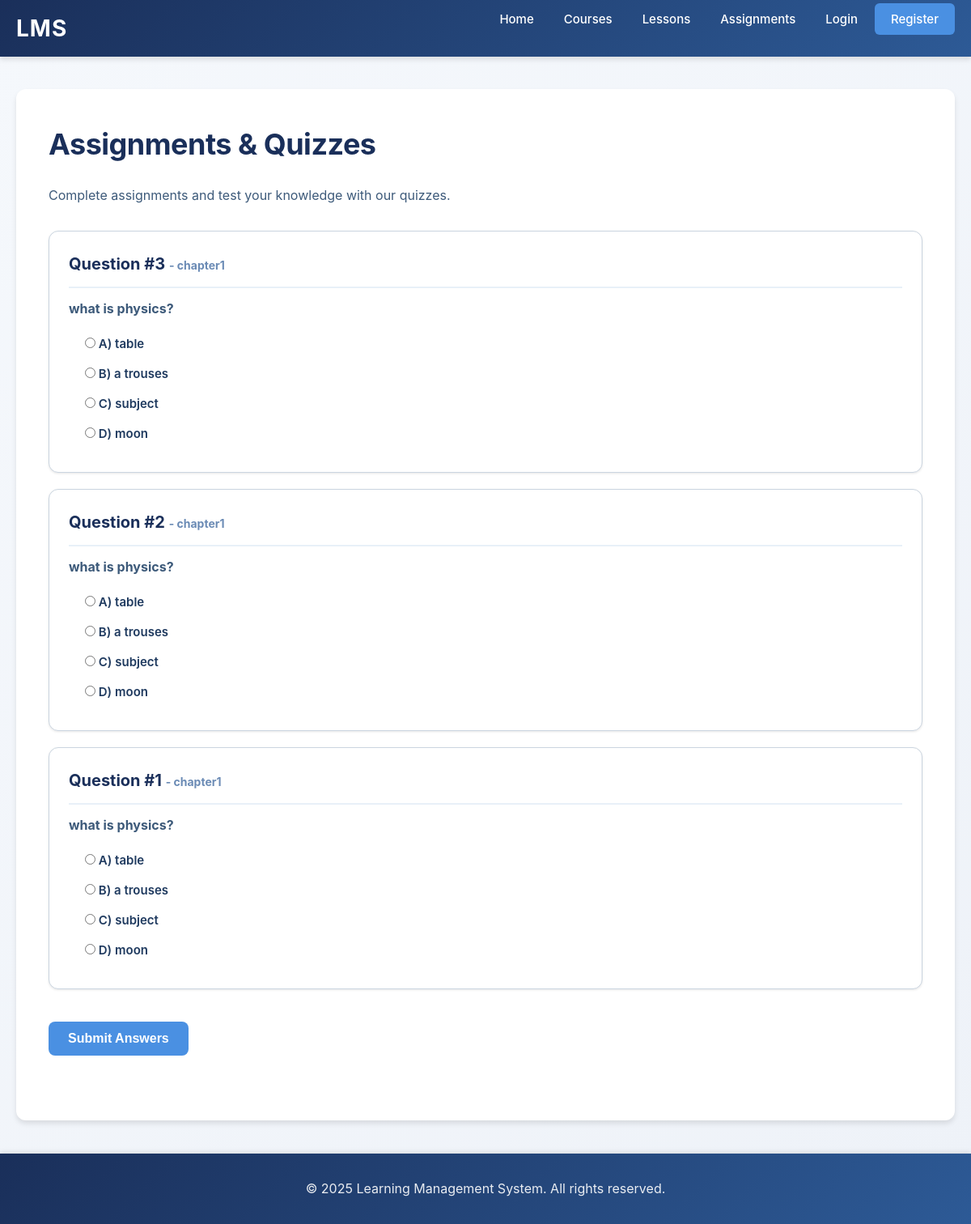
The app's page /assignments with its own data.
### tables this page shows
CREATE TABLE msqs (
        id INTEGER PRIMARY KEY AUTOINCREMENT,
        topic_id INTEGER,
        question TEXT,
        option_a TEXT,
        option_b TEXT,
        option_c TEXT,
        option_d TEXT,
        correct_answer TEXT,
        wrong_answer TEXT,
        FOREIGN KEY (topic_id) REFERENCES topics(id)
);

CREATE TABLE topics (
        id INTEGER PRIMARY KEY AUTOINCREMENT,
        course_id INTEGER NOT NULL,
        title TEXT unique,
        subtitle TEXT,
        FOREIGN KEY (course_id) REFERENCES courses(id)
 );

### app.py (the view)
@app.route("/assignments")
def assignments():
    try:
        conn = get_db_connection()
        cursor = conn.cursor()
        cursor.execute("""
            SELECT m.id, m.question, t.title as topic_title,
                   m.option_a, m.option_b, m.option_c, m.option_d
            FROM msqs m
            LEFT JOIN topics t ON m.topic_id = t.id
            ORDER BY m.id DESC
            LIMIT 20
        """)
        assignments_data = cursor.fetchall()
        conn.close()
    except sqlite3.OperationalError:
        assignments_data = []
    return render_template('assignments.html', assignments=assignments_data)

### app.py (called while the page is built)
def get_db_connection(db_name="lms.db"):
    conn = sqlite3.connect(db_name)
    conn.row_factory = sqlite3.Row
    return conn

### templates/assignments.html (shortened to what this page needs)
{% extends 'base.html' %}
{% block content %}
    <h1>Assignments & Quizzes</h1>
    <p>Complete assignments and test your knowledge with our quizzes.</p>
    {% if assignments %}
        <div class="section mt-30">
            {% for assignment in assignments %}
                <div class="card mb-20">
                    <div class="card-header">
                        Question #{{ assignment.id }}
                        {% if assignment.topic_title %}
                            <span class="text-muted" style="font-size: 14px;">- {{ assignment.topic_title }}</span>
                        {% endif %}
                    </div>
                    <div class="card-body">
                        <p><strong>{{ assignment.question }}</strong></p>
                        <div style="margin-left: 20px;">
                            <label style="display: block; margin: 10px 0;">
                                <input type="radio" name="question_{{ assignment.id }}" value="a">
                                A) {{ assignment.option_a }}
                            </label>
                            <label style="display: block; margin: 10px 0;">
                                <input type="radio" name="question_{{ assignment.id }}" value="b">
                                B) {{ assignment.option_b }}
                            </label>
                            <label style="display: block; margin: 10px 0;">
                                <input type="radio" name="question_{{ assignment.id }}" value="c">
                                C) {{ assignment.option_c }}
                            </label>
                            <label style="display: block; margin: 10px 0;">
                                <input type="radio" name="question_{{ assignment.id }}" value="d">
                                D) {{ assignment.option_d }}
                            </label>
                        </div>
                    </div>
                </div>
            {% endfor %}
            <button class="btn btn-primary mt-20">Submit Answers</button>
        </div>
    {% else %}
        <p class="text-muted mt-30">No assignments available at the moment.</p>
    {% endif %}
{% endblock %}

### templates/base.html (shortened to what this page needs)
<!DOCTYPE html>
<html lang="en">
<head>
    <link rel="stylesheet" href="{{ url_for('static', filename='style.css') }}">
</head>
<body>
    <nav class="navbar">
        <div class="nav-container">
            <div class="nav-logo">
                <a href="{{ url_for('home') }}">LMS</a>
            </div>
            <ul class="nav-menu">
                <li class="nav-item">
                    <a href="{{ url_for('home') }}" class="nav-link">Home</a>
                </li>
                <li class="nav-item">
                    <a href="{{ url_for('course') }}" class="nav-link">Courses</a>
                </li>
                <li class="nav-item">
                    <a href="{{ url_for('lessons') }}" class="nav-link">Lessons</a>
                </li>
                <li class="nav-item">
                    <a href="{{ url_for('assignments') }}" class="nav-link">Assignments</a>
                </li>
                <li class="nav-item">
                    <a href="{{ url_for('login') }}" class="nav-link">Login</a>
                </li>
                <li class="nav-item">
                    <a href="{{ url_for('register') }}" class="nav-link nav-link-btn">Register</a>
                </li>
            </ul>
        </div>
    </nav>
    <main class="main-content">
        <section class="content">
            {% block content %}{% endblock %}
        </section>
    </main>
    <footer class="footer">
        <div class="footer-container">
            <p>&copy; 2025 Learning Management System. All rights reserved.</p>
        </div>
    </footer>
</body>
</html>

### static/style.css (style rules this page uses)
:root { --primary-navy: #1a2f5a; --primary-blue: #2d5a96; --accent-blue: #4a90e2; --light-blue: #e8f0f8; --dark-text: #1f3a5f; --medium-text: #3d5a7a; --light-text: #6b8bb5; --white: #ffffff; --bg-light: #f5f8fc; --bg-lighter: #eef2f8; --border-color: #cbd5e0; --shadow-sm: 0 1px 3px rgba(0, 0, 0, 0.1); --shadow-md: 0 4px 6px rgba(0, 0, 0, 0.1); --shadow-lg: 0 10px 20px rgba(0, 0, 0, 0.15); --transition: all 0.3s ease; }
* { margin: 0; padding: 0; box-sizing: border-box; }
html, body { height: 100%; }
body { font-family: -apple-system, BlinkMacSystemFont, 'Segoe UI', 'Roboto', 'Oxygen', 'Ubuntu', 'Cantarell', 'Fira Sans', 'Droid Sans', 'Helvetica Neue', sans-serif; background: linear-gradient(135deg, #f5f8fc 0%, #eef2f8 100%); color: var(--dark-text); font-size: 16px; line-height: 1.6; min-height: 100vh; display: flex; flex-direction: column; }
.navbar { background: linear-gradient(135deg, var(--primary-navy) 0%, var(--primary-blue) 100%); box-shadow: var(--shadow-md); position: sticky; top: 0; z-index: 1000; }
.nav-container { max-width: 1200px; margin: 0 auto; padding: 0 20px; display: flex; justify-content: space-between; align-items: center; height: 70px; }
.nav-logo a { color: var(--white); font-size: 28px; font-weight: 700; text-decoration: none; letter-spacing: 1px; transition: var(--transition); }
.nav-menu { display: flex; list-style: none; gap: 5px; align-items: center; }
.nav-item { position: relative; }
.nav-link { color: var(--white); text-decoration: none; padding: 10px 16px; border-radius: 6px; transition: var(--transition); font-weight: 500; font-size: 15px; }
.nav-link-btn { background-color: var(--accent-blue); color: var(--white); padding: 10px 20px; }
body { display: flex; flex-direction: column; }
.main-content { flex: 1; max-width: 1200px; width: 100%; margin: 0 auto; padding: 40px 20px; }
.content { background: var(--white); border-radius: 12px; padding: 40px; box-shadow: var(--shadow-md); animation: fadeIn 0.4s ease-in; }
h1 { color: var(--primary-navy); font-size: 36px; font-weight: 700; margin-bottom: 20px; letter-spacing: -0.5px; }
p { color: var(--medium-text); font-size: 16px; margin-bottom: 16px; line-height: 1.7; }
a { color: var(--accent-blue); text-decoration: none; transition: var(--transition); }
.btn { display: inline-block; padding: 12px 24px; border: none; border-radius: 8px; font-size: 16px; font-weight: 600; cursor: pointer; transition: var(--transition); text-decoration: none; text-align: center; }
.btn-primary { background-color: var(--accent-blue); color: var(--white); }
label { display: block; margin-bottom: 8px; color: var(--dark-text); font-weight: 600; font-size: 15px; }
.card { background: var(--white); border-radius: 12px; padding: 24px; border: 1px solid var(--border-color); box-shadow: var(--shadow-sm); transition: var(--transition); }
.card-header { color: var(--primary-navy); font-size: 20px; font-weight: 700; margin-bottom: 12px; border-bottom: 2px solid var(--light-blue); padding-bottom: 12px; }
.card-body { color: var(--medium-text); line-height: 1.8; }
.section { margin-bottom: 40px; }
ul, ol { margin-left: 20px; margin-bottom: 16px; color: var(--medium-text); }
li { margin-bottom: 8px; line-height: 1.8; }
.footer { background: linear-gradient(135deg, var(--primary-navy) 0%, var(--primary-blue) 100%); color: var(--white); padding: 30px 20px; margin-top: auto; box-shadow: 0 -2px 6px rgba(0, 0, 0, 0.1); }
.footer-container { max-width: 1200px; margin: 0 auto; text-align: center; }
.footer p { color: var(--white); margin: 0; opacity: 0.9; }
.text-muted { color: var(--light-text); }
.mb-20 { margin-bottom: 20px; }
.mt-20 { margin-top: 20px; }
.mt-30 { margin-top: 30px; }

### records on screen
msqs: id "3", topic_title "chapter1", question "what is physics?", option_a "table", option_b "a trouses", option_c "subject", option_d "moon"
msqs: id "2", topic_title "chapter1", question "what is physics?", option_a "table", option_b "a trouses", option_c "subject", option_d "moon"
msqs: id "1", topic_title "chapter1", question "what is physics?", option_a "table", option_b "a trouses", option_c "subject", option_d "moon"
